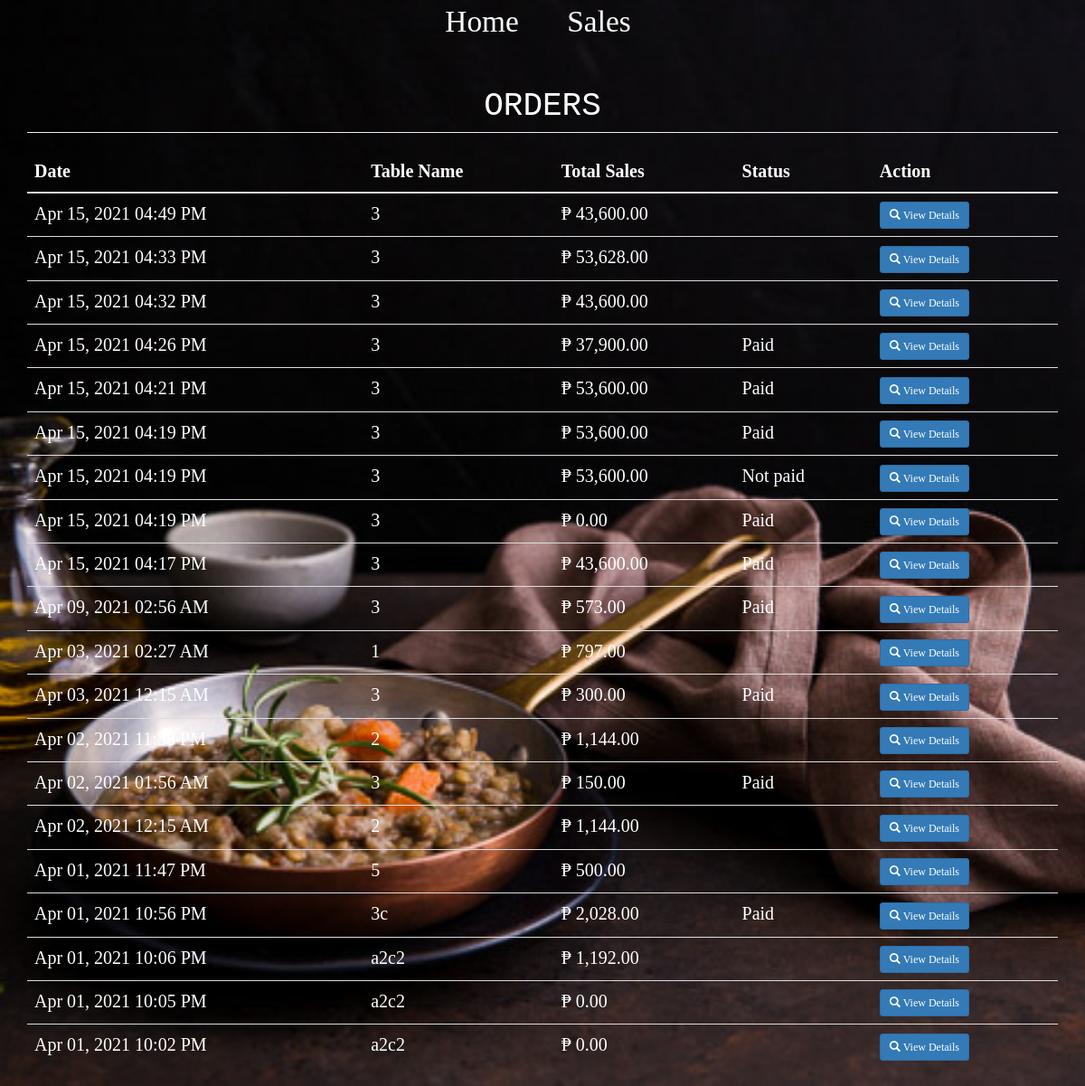
/acc_sales.php, run on an earlier commit of the app's database.
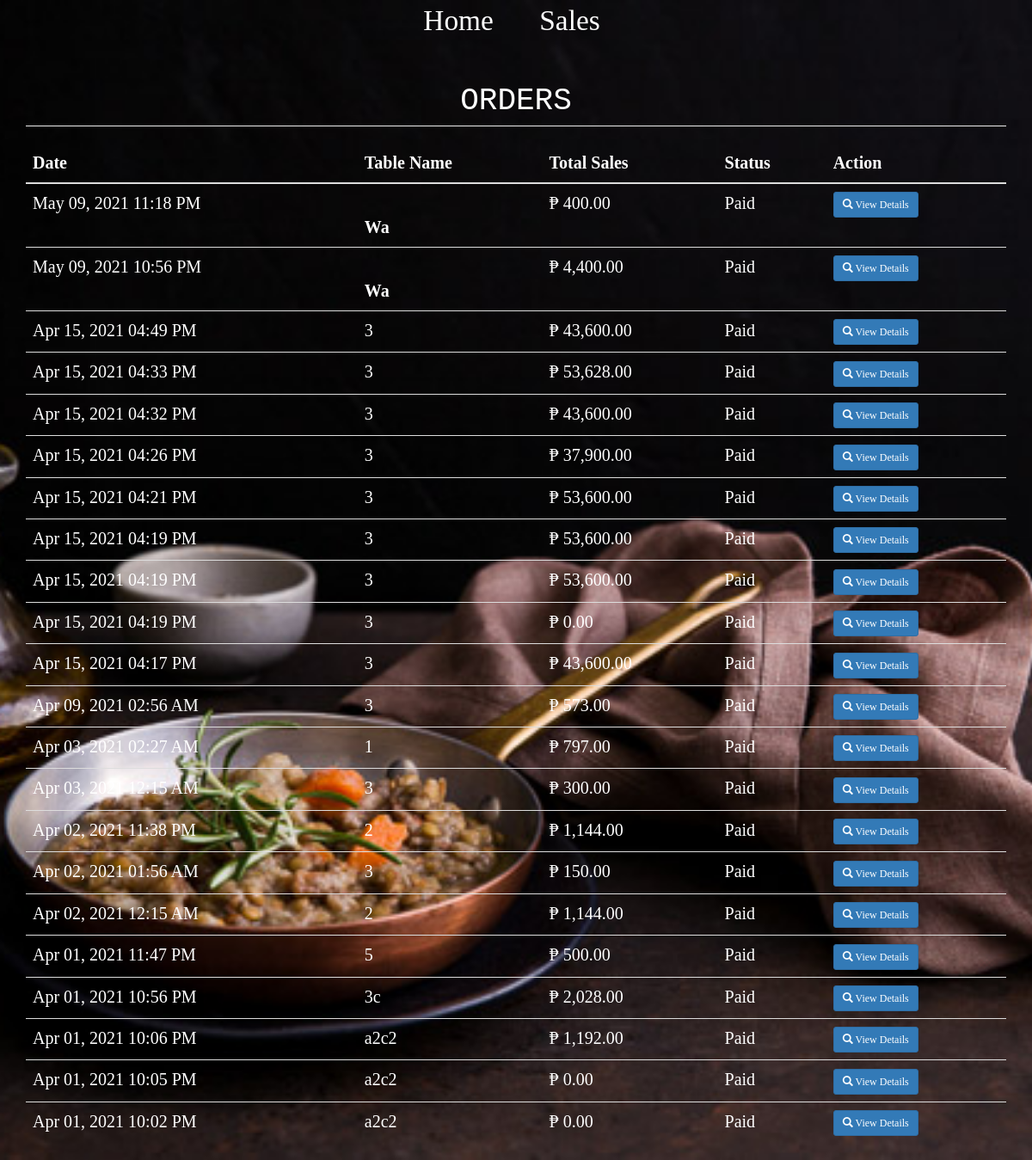
And on a later commit of the database.
### tables this page shows
CREATE TABLE `order_details` (
  `od_id` int(11) NOT NULL,
  `tblnum` varchar(11) NOT NULL,
  `total_amount` double NOT NULL,
  `date` datetime NOT NULL DEFAULT current_timestamp(),
  `stat` varchar(1) NOT NULL DEFAULT 'U' COMMENT 'P is for paid and U'
);

### acc_sales.php (shortened to what this page needs)
<?php
    include_once "includes/db_conn.php";
    include_once "heading.php";
    include('acc_nav.php');
?>
<!DOCTYPE html>
<html>
<head>
<link rel="stylesheet" type="text/css" href="bs/sales.css">
</head>
<body >
<div class="container">
	<h1 class="page-header text-center">ORDERS</h1>
	<table class="table">
		<thead>
			<th>Date</th>
			<th>Table Name</th>
			<th>Total Sales</th>
			<th>Status</th>
			<th>Action</th>
		</thead>
		<tbody>
			<?php
				$sql="select * from order_details order by od_id desc";
				$query=$conn->query($sql);
				while($row=$query->fetch_array()){
					?>
					<tr>
						<td><?php echo date('M d, Y h:i A', strtotime($row['date']))?></td>
						<td><?php echo $row['tblnum']; ?></td>
						<td class="text-left">&#8369; <?php echo number_format($row['total_amount'], 2); ?></td>
						<td><?php switch($row['stat']){
                                 case 'P': echo "Paid" ;
                                    break;
                                 case 'U': echo "Not paid";
                                    break;
                                   }?></td>
						<td><a href="#details<?php echo $row['od_id']; ?>" data-toggle="modal" class="btn btn-primary btn-sm"><span class="glyphicon glyphicon-search"></span> View Details </a>
						</td>
					</tr>
					<?php
				}
			?>
		</tbody>
	</table>
</div>
</body>
</html>

What changed in the data, as far as the page shows it:
added order_details: date "May 09, 2021 11:18 PM", tblnum "Wa", total_amount "400.00", stat "Paid"
added order_details: date "May 09, 2021 10:56 PM", tblnum "Wa", total_amount "4,400.00", stat "Paid"
changed order_details "Apr 15, 2021 04:49 PM": now shows "Paid"
changed order_details "Apr 15, 2021 04:33 PM": now shows "Paid"
changed order_details "Apr 15, 2021 04:32 PM": now shows "Paid"
changed order_details (number 9 of 22 on the later page): stat "Not paid" → "Paid"
changed order_details "Apr 03, 2021 02:27 AM": now shows "Paid"
changed order_details "Apr 02, 2021 11:38 PM": now shows "Paid"
changed order_details "Apr 02, 2021 12:15 AM": now shows "Paid"
changed order_details "Apr 01, 2021 11:47 PM": now shows "Paid"
changed order_details "Apr 01, 2021 10:06 PM": now shows "Paid"
changed order_details "Apr 01, 2021 10:05 PM": now shows "Paid"
changed order_details "Apr 01, 2021 10:02 PM": now shows "Paid"
